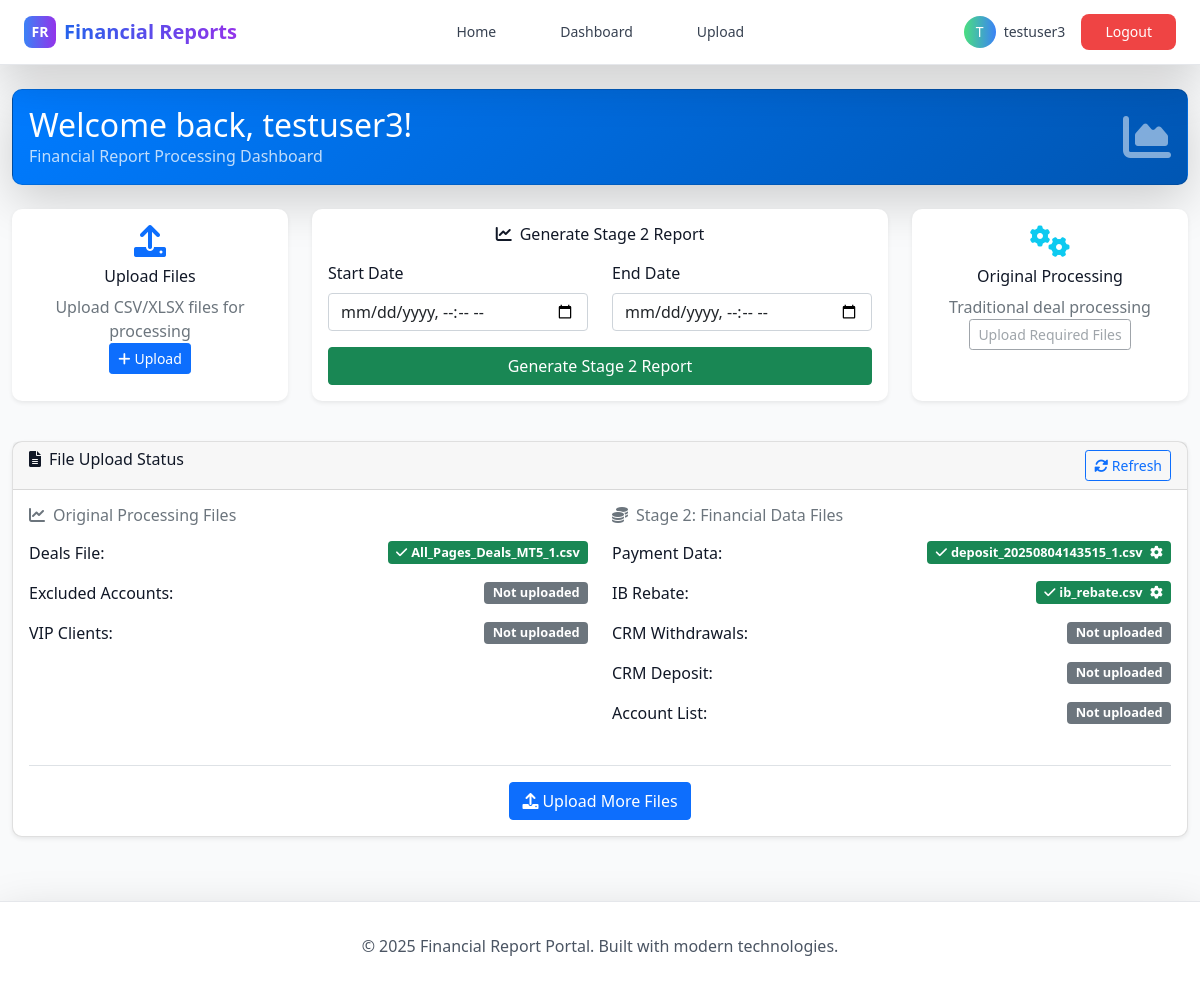
The app's page /dashboard (signed in) with its own data.
### app/models.py (models this page shows, shortened)
class User(UserMixin, db.Model):
    __tablename__ = 'users'
    id = db.Column(db.Integer, primary_key=True)
    username = db.Column(db.String(64), index=True, unique=True)
    email = db.Column(db.String(120), index=True, unique=True)
    password_hash = db.Column(db.String(128))
    role_id = db.Column(db.Integer, db.ForeignKey('roles.id'))
    logs = db.relationship('Log', backref='user', lazy='dynamic')
    def has_role(self, role_name):
        return self.role is not None and self.role.name == role_name

class UploadedFiles(db.Model):
    __tablename__ = 'uploaded_files'
    id = db.Column(db.String(36), primary_key=True, default=lambda: str(uuid.uuid4()))
    user_id = db.Column(db.Integer, db.ForeignKey('users.id'))
    file_type = db.Column(db.String(50))  # deals, excluded, vip, payment, ib_rebate, crm_withdrawals, crm_deposit, account_list
    filename = db.Column(db.String(200))
    file_path = db.Column(db.String(500))
    upload_timestamp = db.Column(db.DateTime, default=datetime.utcnow)
    processed = db.Column(db.Boolean, default=False)

### app/routes.py (the view)
@bp.route('/dashboard')
@login_required
def dashboard():
    uploaded_files = UploadedFiles.query.filter_by(user_id=current_user.id).all()
    file_status = {}
    for file_record in uploaded_files:
        file_status[file_record.file_type] = {
            'filename': file_record.filename,
            'uploaded': True,
            'processed': file_record.processed,
            'timestamp': file_record.upload_timestamp
        }
    form = DateRangeForm()
    return render_template('dashboard.html', title='Dashboard', file_status=file_status, form=form)

### app/forms.py (shortened to what this page needs)
class DateRangeForm(FlaskForm):
    start_date = DateTimeField('Start Date',
                              validators=[Optional()],
                              format='%Y-%m-%d %H:%M:%S',
                              render_kw={"placeholder": "YYYY-MM-DD HH:MM:SS (optional)"})
    end_date = DateTimeField('End Date',
                            validators=[Optional()],
                            format='%Y-%m-%d %H:%M:%S',
                            render_kw={"placeholder": "YYYY-MM-DD HH:MM:SS (optional)"})
    submit = SubmitField('Generate Report')

### app/models.py (called while the page is built)
@login_manager.user_loader
def load_user(id):
    return User.query.get(int(id))

### app/templates/dashboard.html (shortened to what this page needs)
{% extends "base.html" %}
{% block content %}
<div class="container-fluid mt-4">
    <div class="row mb-4">
        <div class="col-12">
            <div class="card bg-gradient-primary text-white shadow-lg">
                <div class="card-body">
                    <div class="row align-items-center">
                        <div class="col">
                            <h1 class="h2 mb-0">Welcome back, {{ current_user.username }}!</h1>
                            <p class="mb-0 opacity-75">Financial Report Processing Dashboard</p>
                        </div>
                        <div class="col-auto">
                            <i class="fas fa-chart-area fa-3x opacity-50"></i>
                        </div>
                    </div>
                </div>
            </div>
        </div>
    </div>
    <div class="row mb-4">
        <div class="col-md-3 mb-3">
            <div class="card border-0 shadow-sm h-100">
                <div class="card-body text-center">
                    <div class="text-primary mb-2">
                        <i class="fas fa-upload fa-2x"></i>
                    </div>
                    <h5 class="card-title">Upload Files</h5>
                    <p class="card-text text-muted">Upload CSV/XLSX files for processing</p>
                    <a href="{{ url_for('main.upload_file') }}" class="btn btn-primary btn-sm">
                        <i class="fas fa-plus me-1"></i>Upload
                    </a>
                </div>
            </div>
        </div>
        <div class="col-md-6 mb-3">
            <div class="card border-0 shadow-sm h-100">
                <div class="card-body">
                    <h5 class="card-title text-center"><i class="fas fa-chart-line me-2"></i>Generate Stage 2 Report</h5>
                    <form method="POST" action="{{ url_for('main.generate_stage2_report') }}" class="mt-3">
                        <div class="row">
                            <div class="col-md-6 mb-3">
                                {{ form.start_date.label(class="form-label") }}
                                {{ form.start_date(class="form-control", type="datetime-local") }}
                            </div>
                            <div class="col-md-6 mb-3">
                                {{ form.end_date.label(class="form-label") }}
                                {{ form.end_date(class="form-control", type="datetime-local") }}
                            </div>
                        </div>
                        <div class="d-grid">
                            {{ form.submit(class="btn btn-success", value="Generate Stage 2 Report") }}
                        </div>
                    </form>
                </div>
            </div>
        </div>
        <div class="col-md-3 mb-3">
            <div class="card border-0 shadow-sm h-100">
                <div class="card-body text-center">
                    <div class="text-info mb-2">
                        <i class="fas fa-cogs fa-2x"></i>
                    </div>
                    <h5 class="card-title">Original Processing</h5>
                    <p class="card-text text-muted">Traditional deal processing</p>
                    {% if file_status.get('deals') and file_status.get('excluded') and file_status.get('vip') %}
                        <a href="{{ url_for('main.generate_report') }}" class="btn btn-info btn-sm">
                            <i class="fas fa-play me-1"></i>Process
                        </a>
                    {% else %}
                        <span class="btn btn-outline-secondary btn-sm disabled">Upload Required Files</span>
                    {% endif %}
                </div>
            </div>
        </div>
    </div>
    <div class="row">
        <div class="col-12">
            <div class="card shadow-sm">
                <div class="card-header">
                    <h5 class="mb-0">
                        <i class="fas fa-file-alt me-2"></i>File Upload Status
                        <button class="btn btn-sm btn-outline-primary float-end" onclick="refreshStatus()">
                            <i class="fas fa-sync-alt"></i> Refresh
                        </button>
                    </h5>
                </div>
                <div class="card-body">
                    <div class="row" id="file-status-container">
                        <div class="col-lg-6">
                            <h6 class="text-muted mb-3">
                                <i class="fas fa-chart-line me-2"></i>Original Processing Files
                            </h6>
                            <div class="mb-3">
                                <div class="d-flex justify-content-between align-items-center">
                                    <span>Deals File:</span>
                                    {% if file_status.get('deals') %}
                                        <span class="badge bg-success">
                                            <i class="fas fa-check me-1"></i>{{ file_status['deals']['filename'] }}
                                        </span>
                                    {% else %}
                                        <span class="badge bg-secondary">Not uploaded</span>
                                    {% endif %}
                                </div>
                            </div>
                            <div class="mb-3">
                                <div class="d-flex justify-content-between align-items-center">
                                    <span>Excluded Accounts:</span>
                                    {% if file_status.get('excluded') %}
                                        <span class="badge bg-success">
                                            <i class="fas fa-check me-1"></i>{{ file_status['excluded']['filename'] }}
                                        </span>
                                    {% else %}
                                        <span class="badge bg-secondary">Not uploaded</span>
                                    {% endif %}
                                </div>
                            </div>
                            <div class="mb-3">
                                <div class="d-flex justify-content-between align-items-center">
                                    <span>VIP Clients:</span>
                                    {% if file_status.get('vip') %}
                                        <span class="badge bg-success">
                                            <i class="fas fa-check me-1"></i>{{ file_status['vip']['filename'] }}
                                        </span>
                                    {% else %}
                                        <span class="badge bg-secondary">Not uploaded</span>
                                    {% endif %}
                                </div>
                            </div>
                        </div>
                        <div class="col-lg-6">
                            <h6 class="text-muted mb-3">
                                <i class="fas fa-coins me-2"></i>Stage 2: Financial Data Files
                            </h6>
                            {% set stage2_files = [
                                ('payment', 'Payment Data'),
                                ('ib_rebate', 'IB Rebate'),
                                ('crm_withdrawals', 'CRM Withdrawals'),
                                ('crm_deposit', 'CRM Deposit'),
                                ('account_list', 'Account List')
                            ] %}
                            {% for file_type, display_name in stage2_files %}
                                <div class="mb-3">
                                    <div class="d-flex justify-content-between align-items-center">
                                        <span>{{ display_name }}:</span>
                                        {% if file_status.get(file_type) %}
                                            <span class="badge bg-success">
                                                <i class="fas fa-check me-1"></i>{{ file_status[file_type]['filename'] }}
                                                {% if file_status[file_type]['processed'] %}
                                                    <i class="fas fa-cog ms-1" title="Processed"></i>
                                                {% endif %}
                                            </span>
                                        {% else %}
                                            <span class="badge bg-secondary">Not uploaded</span>
                                        {% endif %}
                                    </div>
                                </div>
                            {% endfor %}
                        </div>
                    </div>
                    <div class="mt-4 pt-3 border-top">
                        <div class="d-flex gap-2 flex-wrap justify-content-center">
                            <a href="{{ url_for('main.upload_file') }}" class="btn btn-primary">
                                <i class="fas fa-upload me-1"></i>Upload More Files
                            </a>
                        </div>
                    </div>
                </div>
            </div>
        </div>
    </div>
</div>
{% endblock %}

### app/templates/base.html (shortened to what this page needs)
<!doctype html>
<html lang="en">
    <head>
        <link href="https://cdn.jsdelivr.net/npm/bootstrap@5.1.3/dist/css/bootstrap.min.css" rel="stylesheet">
        <link rel="stylesheet" href="https://cdnjs.cloudflare.com/ajax/libs/font-awesome/6.0.0/css/all.min.css">
        <script src="https://cdn.tailwindcss.com"></script>
    </head>
    <body class="bg-gray-50 text-gray-900 min-h-screen">
        <nav class="bg-white shadow-lg border-b border-gray-200 sticky top-0 z-50 backdrop-blur-md bg-white/95">
            <div class="max-w-7xl mx-auto px-4 sm:px-6 lg:px-8">
                <div class="flex justify-between items-center h-16">
                    <div class="flex items-center">
                        <a href="{{ url_for('main.index') }}" class="flex items-center space-x-2 group">
                            <div class="w-8 h-8 bg-gradient-to-r from-blue-500 to-purple-600 rounded-lg flex items-center justify-center text-white font-bold text-sm group-hover:scale-110 transition-transform duration-200">
                                FR
                            </div>
                            <span class="text-xl font-bold bg-gradient-to-r from-blue-600 to-purple-600 bg-clip-text text-transparent">
                            </span>
                        </a>
                    </div>
                    <div class="hidden md:flex items-center space-x-8">
                        <a href="{{ url_for('main.index') }}" class="text-gray-700 hover:text-blue-600 px-3 py-2 rounded-md text-sm font-medium transition-colors duration-200">
                            Home
                        </a>
                        {% if current_user.is_authenticated %}
                        <a href="{{ url_for('main.dashboard') }}" class="text-gray-700 hover:text-blue-600 px-3 py-2 rounded-md text-sm font-medium transition-colors duration-200">
                            Dashboard
                        </a>
                        <a href="{{ url_for('main.upload_file') }}" class="text-gray-700 hover:text-blue-600 px-3 py-2 rounded-md text-sm font-medium transition-colors duration-200">
                            Upload
                        </a>
                        {% endif %}
                    </div>
                    <div class="flex items-center space-x-4">
                        {% if current_user.is_authenticated %}
                        <div class="flex items-center space-x-2">
                            <div class="w-8 h-8 bg-gradient-to-r from-green-400 to-blue-500 rounded-full flex items-center justify-center text-white text-sm font-medium">
                                {{ current_user.username[0].upper() }}
                            </div>
                            <span class="text-sm text-gray-700">{{ current_user.username }}</span>
                        </div>
                        <a href="{{ url_for('main.logout') }}" class="bg-red-500 hover:bg-red-600 text-white px-4 py-2 rounded-lg text-sm font-medium transition-all duration-200 transform hover:scale-105">
                            Logout
                        </a>
                        {% endif %}
                    </div>
                </div>
            </div>
        </nav>
        <main class="animate-fade-in">
            {% block content %}{% endblock %}
        </main>
        <footer class="bg-white shadow-lg border-t border-gray-200 mt-16">
            <div class="max-w-7xl mx-auto px-4 sm:px-6 lg:px-8 py-8">
                <div class="text-center">
                    <p class="text-gray-600">© 2025 Financial Report Portal. Built with modern technologies.</p>
                </div>
            </div>
        </footer>
    </body>
</html>

### app/templates/dashboard.html (style rules this page uses)
.bg-gradient-primary { background: linear-gradient(135deg, #007bff 0%, #0056b3 100%); }
.card { transition: all 0.3s ease; border-radius: 10px; }
.btn { transition: all 0.3s ease; }
.badge { font-size: 0.8em; }
.opacity-75 { opacity: 0.75; }
.opacity-50 { opacity: 0.5; }

### records on screen
User: username "T", username "testuser3"
UploadedFiles: deals.filename "All_Pages_Deals_MT5_1.csv"
UploadedFiles: filename "deposit_20250804143515_1.csv"
UploadedFiles: filename "ib_rebate.csv"

### other values on screen
{{ display_name }} "Payment Data" "IB Rebate" "CRM Withdrawals" "CRM Deposit" "Account List"
